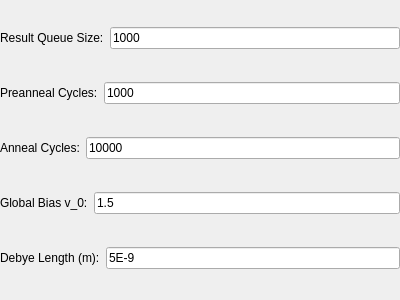
<?xml version="1.0" encoding="UTF-8"?>
<ui version="4.0">
 <class>sim_anneal_vl</class>
 <widget class="QWidget" name="sim_anneal_vl">
  <property name="geometry">
   <rect>
    <x>0</x>
    <y>0</y>
    <width>400</width>
    <height>300</height>
   </rect>
  </property>
  <property name="windowTitle">
   <string>Form</string>
  </property>
  <layout class="QVBoxLayout" name="verticalLayout_2">
   <property name="leftMargin">
    <number>0</number>
   </property>
   <property name="topMargin">
    <number>0</number>
   </property>
   <property name="rightMargin">
    <number>0</number>
   </property>
   <property name="bottomMargin">
    <number>0</number>
   </property>
   <item>
    <layout class="QHBoxLayout" name="result_queue_size_hl">
     <item>
      <widget class="QLabel" name="label_result_queue_size">
       <property name="text">
        <string>Result Queue Size:</string>
       </property>
      </widget>
     </item>
     <item>
      <widget class="QLineEdit" name="le_result_queue_size">
       <property name="text">
        <string>1000</string>
       </property>
      </widget>
     </item>
    </layout>
   </item>
   <item>
    <layout class="QHBoxLayout" name="preanneal_cycles_hl">
     <item>
      <widget class="QLabel" name="label_preanneal_cycles">
       <property name="text">
        <string>Preanneal Cycles:</string>
       </property>
      </widget>
     </item>
     <item>
      <widget class="QLineEdit" name="le_preanneal_cycles">
       <property name="text">
        <string>1000</string>
       </property>
      </widget>
     </item>
    </layout>
   </item>
   <item>
    <layout class="QHBoxLayout" name="anneal_cycles_hl">
     <item>
      <widget class="QLabel" name="label_anneal_cycles">
       <property name="text">
        <string>Anneal Cycles:</string>
       </property>
      </widget>
     </item>
     <item>
      <widget class="QLineEdit" name="le_anneal_cycles">
       <property name="text">
        <string>10000</string>
       </property>
      </widget>
     </item>
    </layout>
   </item>
   <item>
    <layout class="QHBoxLayout" name="global_v0_hl">
     <item>
      <widget class="QLabel" name="label_global_v0">
       <property name="text">
        <string>Global Bias v_0:</string>
       </property>
      </widget>
     </item>
     <item>
      <widget class="QLineEdit" name="le_global_v0">
       <property name="text">
        <string>1.5</string>
       </property>
      </widget>
     </item>
    </layout>
   </item>
   <item>
    <layout class="QHBoxLayout" name="debye_length_hl">
     <item>
      <widget class="QLabel" name="label_debye_length">
       <property name="text">
        <string>Debye Length (m):</string>
       </property>
      </widget>
     </item>
     <item>
      <widget class="QLineEdit" name="le_debye_length">
       <property name="text">
        <string>5E-9</string>
       </property>
      </widget>
     </item>
    </layout>
   </item>
  </layout>
 </widget>
 <resources/>
 <connections/>
</ui>
